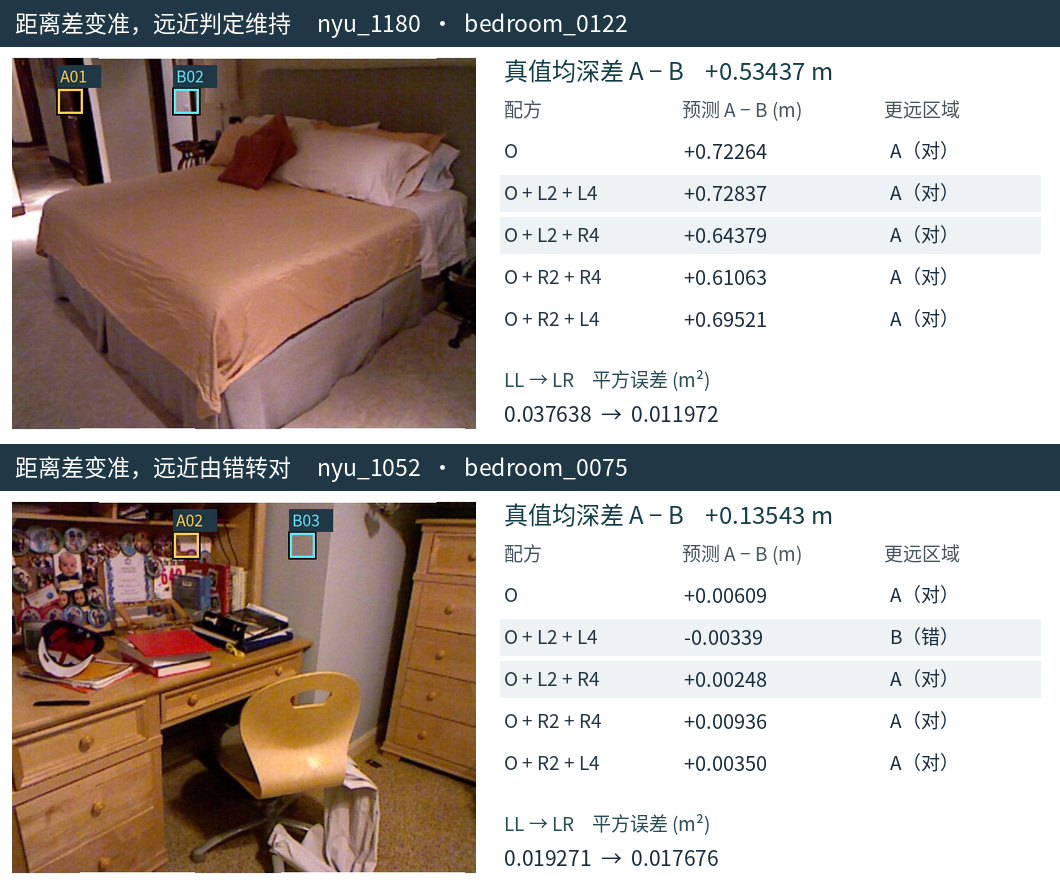

Write the Python code that produced this figure.
"""Draw the frozen examples on the upstream common RGB field with their measured values."""
import argparse
from io import BytesIO
import json
from pathlib import Path
from zipfile import ZipFile
from PIL import Image,ImageDraw,ImageFont
from order_data import HERE,SOURCE,sha,read

def render(out,archive,font_file):
    assert sha(archive)==json.loads((SOURCE/"environment.json").read_text())["archive_sha256"]
    frames={r["frame_id"]:r for r in read(SOURCE/"frame_results.csv")}
    windows={(r["frame_id"],int(r["window"])):r for r in read(out/"windows.csv")}
    pairs={(r["frame_id"],int(r["A"]),int(r["B"])):r for r in read(out/"region_pairs.csv")}
    choices=[c for c in json.loads((out/"validation.json").read_text())["cases"] if c["first"]]
    if not choices:return
    def font(sz):return ImageFont.truetype(str(font_file),sz,index=2)
    sheet=Image.new("RGB",(1060,len(choices)*444),"#ffffff");d=ImageDraw.Draw(sheet)
    with ZipFile(archive) as z:
        for i,case in enumerate(choices):
            top=i*444;c=case["first"];fid=c["frame_id"];a,b=c["A"],c["B"];r=pairs[fid,a,b]
            title="距离差变准，远近判定维持" if case["kind"]=="unchanged" else "距离差变准，远近由错转对"
            d.rectangle((0,top,1060,top+46),fill="#203746")
            d.text((15,top+5),title+"     "+fid+"  ·  "+frames[fid]["scene"],font=font(23),fill="white")
            with Image.open(BytesIO(z.read(frames[fid]["frame"]))) as im:
                rgb=im.convert("RGB").crop((26,0,614,480))
            dr=ImageDraw.Draw(rgb)
            for win,tag,col in ((a,"A","#ffca50"),(b,"B","#60e4f5")):
                w=windows[fid,win];x,y=int(w["x0"]),int(w["y0"])
                dr.rectangle((x-2,y-2,x+33,y+33),outline="black",width=2)
                dr.rectangle((x,y,x+31,y+31),outline=col,width=3)
                dr.rectangle((x-1,y-30,x+54,y-2),fill="#203746")
                dr.text((x+3,y-32),f"{tag}{win:02}",font=font(20),fill=col)
            sheet.paste(rgb.resize((464,379),Image.Resampling.LANCZOS),(12,top+54))
            x=504
            d.text((x,top+52),f"真值均深差 A − B    {float(r['d']):+.5f} m",font=font(24),fill="#133d48")
            d.text((x,top+94),"配方",font=font(19),fill="#45545c")
            d.text((682,top+94),"预测 A − B (m)",font=font(19),fill="#45545c")
            d.text((884,top+94),"更远区域",font=font(19),fill="#45545c")
            for j,k in enumerate(("O","LL","LR","RR","RL")):
                y=top+135+42*j;q=float(r["q_"+k])
                if k in (c["before"],c["after"]):d.rectangle((x-4,y-2,1040,y+34),fill="#edf3f4")
                d.text((x,y),{"O":"O","LL":"O + L2 + L4","LR":"O + L2 + R4","RR":"O + R2 + R4","RL":"O + R2 + L4"}[k],font=font(19),fill="#233542")
                d.text((684,y),f"{q:+.5f}",font=font(20),fill="#172b3b")
                answer="A" if q>0 else "B" if q<0 else "同分"
                status={"correct":"对","wrong":"错","tie":"平"}[r["state_"+k]]
                d.text((890,y),answer+"（"+status+"）",font=font(19),fill="#172b3b")
            u,v=c["before"],c["after"]
            d.text((x,top+364),f"{u} → {v}    平方误差 (m²)",font=font(19),fill="#284c56")
            d.text((x,top+397),f"{float(r['sqerr_'+u]):.6f}  →  {float(r['sqerr_'+v]):.6f}",font=font(21),fill="#172b3b")
    sheet.save(out/"cases.jpg",quality=94,subsampling=0)
if __name__=="__main__":
    p=argparse.ArgumentParser();p.add_argument("--out",type=Path,default=HERE);p.add_argument("--archive",type=Path,required=True)
    p.add_argument("--font",type=Path,default=Path("/usr/share/fonts/opentype/noto/NotoSansCJK-Regular.ttc"))
    a=p.parse_args();render(a.out,a.archive,a.font)
